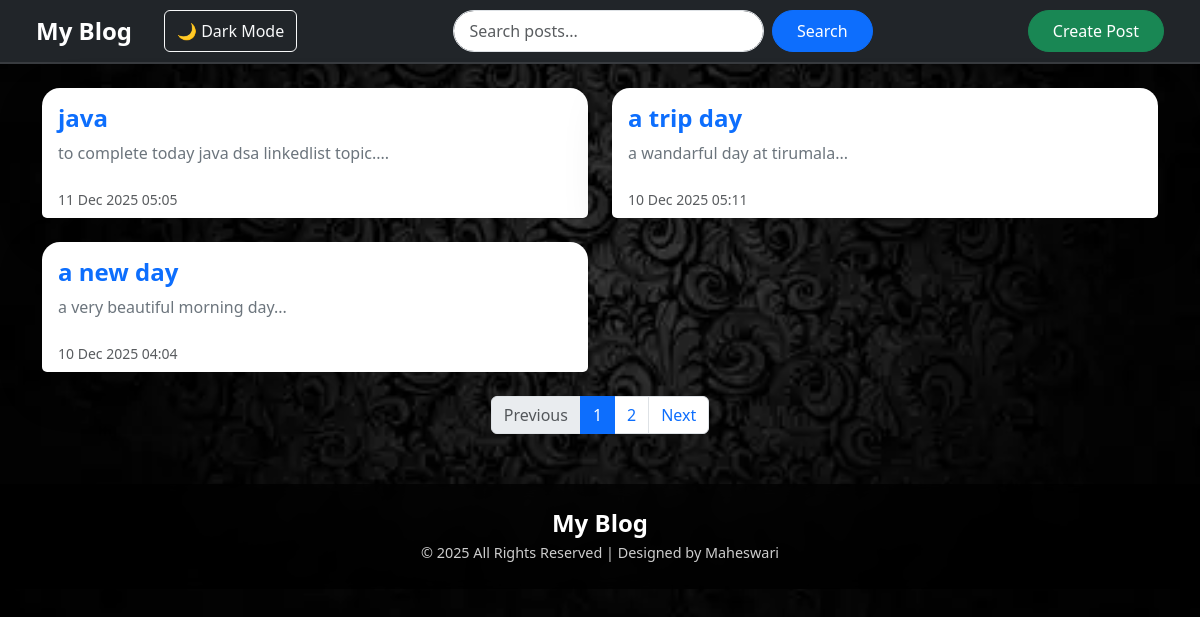
The page / on the database its author committed.
### home/models.py (models this page shows, shortened)
class Post(models.Model):
    title = models.CharField(max_length=200)
    slug = models.SlugField(unique=True)
    content = models.TextField()
    created_at = models.DateTimeField(auto_now_add=True)
    updated_at = models.DateTimeField(auto_now=True)

### home/views.py (the view)
# urls.py: 2. Add a URL to urlpatterns:  path('', views.home, name='home')
def home(request):
    query = request.GET.get('q')
    print("QUERY RECEIVED = ", query)
    if query:
        posts_list = Post.objects.filter(
            Q(title__icontains=query) | Q(content__icontains=query)
        ).order_by('-created_at')
    else:
        posts_list = Post.objects.all().order_by('-created_at')
    paginator = Paginator(posts_list,3)
    page_number = request.GET.get('page')
    posts = paginator.get_page(page_number)
    return render(request, 'home.html',
                  {'posts': posts,
                   'query':query,
                   'now': datetime.now()
                   })

### templates/home.html (shortened to what this page needs)
{% extends 'base.html' %}
{% block content %}
<div class="row">
{% for post in posts %}
    <div class="col-md-6 mb-4">
        <div class="card post-card shadow-lg border-0 rounded-4 h-100">
            <div class="card-body">
                <h4 class="card-title fw-bold mb-2">
                    <a href="{% url 'detail' slug=post.slug %}" class="post-title-link">
                        {{ post.title }}
                    </a>
                </h4>
                <p class="card-text text-secondary">
                    {{ post.content|slice:":150" }}...
                </p>
            </div>
            <div class="card-footer bg-white border-0 text-muted small">
                {{ post.created_at|date:"d M Y H:i" }}
            </div>
        </div>
    </div>
{% endfor %}
</div>
<nav aria-label="Page navigation">
  <ul class="pagination justify-content-center">
    {% if posts.has_previous %}
      <li class="page-item">
        <a class="page-link" href="?page={{ posts.previous_page_number }}{% if query %}&q={{ query }}{% endif %}">Previous</a>
      </li>
    {% else %}
      <li class="page-item disabled">
        <span class="page-link">Previous</span>
      </li>
    {% endif %}
    {% for num in posts.paginator.page_range %}
      {% if posts.number == num %}
        <li class="page-item active">
          <span class="page-link">{{ num }}</span>
        </li>
      {% else %}
        <li class="page-item">
          <a class="page-link" href="?page={{ num }}{% if query %}&q={{ query }}{% endif %}">{{ num }}</a>
        </li>
      {% endif %}
    {% endfor %}
    {% if posts.has_next %}
      <li class="page-item">
        <a class="page-link" href="?page={{ posts.next_page_number }}{% if query %}&q={{ query }}{% endif %}">Next</a>
      </li>
    {% else %}
      <li class="page-item disabled">
        <span class="page-link">Next</span>
      </li>
    {% endif %}
  </ul>
</nav>
{% endblock %}

### templates/base.html (shortened to what this page needs)
<!DOCTYPE html>
<html lang="en">
<head>
    <link href="https://cdn.jsdelivr.net/npm/bootstrap@5.3.2/dist/css/bootstrap.min.css" rel="stylesheet">
    {% load static %}
</head>
<body>
    <nav class="navbar navbar-dark bg-dark shadow-sm px-4">
    <div class="container-fluid d-flex align-items-center">
        <a class="navbar-brand fw-bold fs-4" href="{% url 'home' %}">
            My Blog
        </a>
        <button id="darkToggle" class="btn btn-outline-light ms-3">🌙 Dark Mode</button>
        <form method="GET" action="{% url 'home' %}"
              class="d-flex mx-auto" style="width: 420px;">
            <input
                class="form-control me-2 rounded-pill px-3"
                type="search"
                name="q"
                placeholder="Search posts..."
                value="{{ request.GET.q }}"
            >
            <button class="btn btn-primary rounded-pill px-4" type="submit">
                Search
            </button>
        </form>
        <a class="btn btn-success rounded-pill px-4" href="{% url 'create-post' %}">
            Create Post
        </a>
    </div>
</nav>
    <div class="container mt-4">
        {% block content %}{% endblock %}
    </div>
</body>
<footer style="
    width: 100%;
    background: rgba(0, 0, 0, 0.75);
    color: white;
    padding: 25px 0;
    text-align: center;
    margin-top: 50px;
    backdrop-filter: blur(8px);
">
    <h4 style="margin: 0; font-weight: 600;">My Blog</h4>
    <p style="margin: 5px 0 0; font-size: 0.9rem; opacity: 0.8;">
        © {{ now|date:"Y" }} All Rights Reserved | Designed by Maheswari
    </p>
</footer>
</html>

### templates/home.html (style rules this page uses)
.post-card { transition: transform 0.25s ease, box-shadow 0.25s ease; border-radius: 18px !important; }
.post-title-link { text-decoration: none; color: #0d6efd; transition: color 0.2s ease; }
.card-footer { border-radius: 0 0 18px 18px; }

### rows shown on the page
Post: title "java", content "to complete today java dsa linkedlist topic.", created_at "11 Dec 2025 05:05"
Post: title "a trip day", content "a wandarful day at tirumala", created_at "10 Dec 2025 05:11"
Post: title "a new day", content "a very beautiful morning day", created_at "10 Dec 2025 04:04"

### other values the page prints
{{ num }} "1"
{{ num }} "2"
